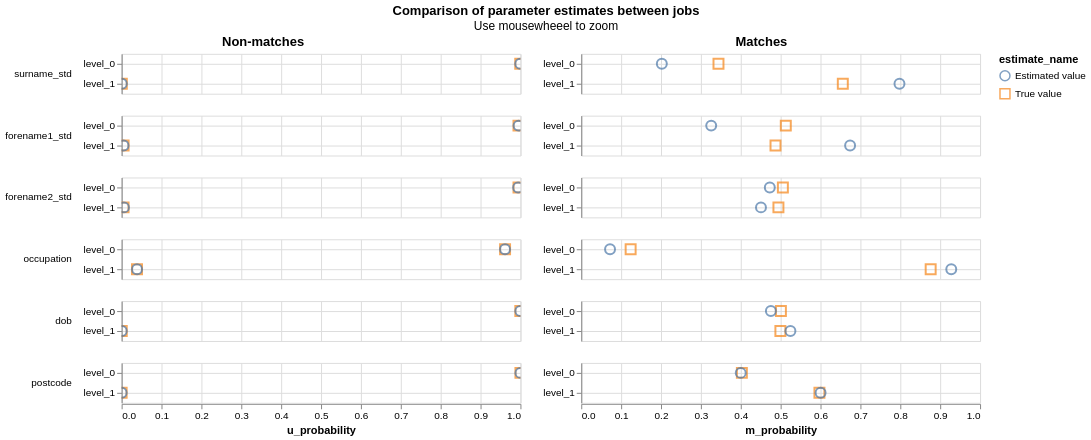

Express this chart as Vega-Lite.
### Vega-Lite specification from a JSON file in a GitHub repository (floating-point values rounded to 4 significant figures)
{"config": {"view": {"continuousWidth": 400, "continuousHeight": 300}, "title": {"anchor": "middle"}}, "hconcat": [{"mark": {"type": "point", "filled": false, "opacity": 0.7, "size": 100}, "encoding": {"color": {"type": "nominal", "field": "estimate_name"}, "row": {"type": "nominal", "field": "column_name", "header": {"labelAlign": "left", "labelAnchor": "middle", "labelAngle": 0}, "sort": {"field": "gamma_index"}, "title": null}, "shape": {"type": "nominal", "field": "estimate_name", "scale": {"range": ["circle", "square", "triangle", "diamond"]}}, "tooltip": [{"type": "nominal", "field": "column_name"}, {"type": "nominal", "field": "estimate_name"}, {"type": "quantitative", "field": "m_probability"}, {"type": "quantitative", "field": "u_probability"}], "x": {"type": "quantitative", "field": "u_probability", "scale": {"domain": [0, 1]}}, "y": {"type": "nominal", "axis": {"grid": true, "title": null}, "field": "level_name"}}, "resolve": {"scale": {"y": "independent"}}, "selection": {"selector076": {"type": "interval", "bind": "scales", "encodings": ["x", "y"]}}, "title": "Non-matches", "transform": [{"filter": "(datum.gamma_index !== 1000000)"}]}, {"mark": {"type": "point", "filled": false, "opacity": 0.7, "size": 100}, "encoding": {"color": {"type": "nominal", "field": "estimate_name"}, "row": {"type": "nominal", "field": "column_name", "header": {"labels": false}, "sort": {"field": "gamma_index"}, "title": null}, "shape": {"type": "nominal", "field": "estimate_name", "scale": {"range": ["circle", "square", "triangle", "diamond", "cross"]}}, "tooltip": [{"type": "nominal", "field": "column_name"}, {"type": "nominal", "field": "estimate_name"}, {"type": "quantitative", "field": "m_probability"}, {"type": "quantitative", "field": "u_probability"}], "x": {"type": "quantitative", "field": "m_probability", "scale": {"domain": [0, 1]}}, "y": {"type": "nominal", "axis": {"grid": true, "title": null}, "field": "level_name"}}, "resolve": {"scale": {"y": "independent"}}, "selection": {"selector076": {"type": "interval", "bind": "scales", "encodings": ["x", "y"]}}, "title": "Matches", "transform": [{"filter": "(datum.gamma_index !== 1000001)"}]}], "data": {"name": "data-4556ac712595c990cf3b07da753b0d42"}, "title": {"text": "Comparison of parameter estimates between jobs", "subtitle": "Use mousewheeel to zoom"}, "$schema": "https://vega.github.io/schema/vega-lite/v4.8.1.json", "datasets": {"data-4556ac712595c990cf3b07da753b0d42": [{"m_probability": 0.3441, "u_probability": 0.9995, "bayes_factor": 0.3443, "log2_bayes_factor": -1.538, "gamma_column_name": "gamma_surname_std", "level_name": "level_0", "gamma_index": 0, "column_name": "surname_std", "max_gamma_index": 1, "num_levels": 2, "level_proportion": null, "estimate_name": "True value"}, {"m_probability": 0.6559, "u_probability": 0.0004683, "bayes_factor": 1401.0, "log2_bayes_factor": 10.45, "gamma_column_name": "gamma_surname_std", "level_name": "level_1", "gamma_index": 1, "column_name": "surname_std", "max_gamma_index": 1, "num_levels": 2, "level_proportion": null, "estimate_name": "True value"}, {"m_probability": 0.2021, "u_probability": 0.9995, "bayes_factor": 0.2022, "log2_bayes_factor": -2.306, "gamma_column_name": "gamma_surname_std", "level_name": "level_0", "gamma_index": 0, "column_name": "surname_std", "max_gamma_index": 1, "num_levels": 2, "level_proportion": null, "estimate_name": "Estimated value"}, {"m_probability": 0.7979, "u_probability": 0.0004731, "bayes_factor": 1687.0, "log2_bayes_factor": 10.72, "gamma_column_name": "gamma_surname_std", "level_name": "level_1", "gamma_index": 1, "column_name": "surname_std", "max_gamma_index": 1, "num_levels": 2, "level_proportion": null, "estimate_name": "Estimated value"}, {"m_probability": 0.5129, "u_probability": 0.9951, "bayes_factor": 0.5154, "log2_bayes_factor": -0.9562, "gamma_column_name": "gamma_forename1_std", "level_name": "level_0", "gamma_index": 0, "column_name": "forename1_std", "max_gamma_index": 1, "num_levels": 2, "level_proportion": null, "estimate_name": "True value"}, {"m_probability": 0.4871, "u_probability": 0.004899, "bayes_factor": 99.43, "log2_bayes_factor": 6.636, "gamma_column_name": "gamma_forename1_std", "level_name": "level_1", "gamma_index": 1, "column_name": "forename1_std", "max_gamma_index": 1, "num_levels": 2, "level_proportion": null, "estimate_name": "True value"}, {"m_probability": 0.3259, "u_probability": 0.9952, "bayes_factor": 0.3274, "log2_bayes_factor": -1.611, "gamma_column_name": "gamma_forename1_std", "level_name": "level_0", "gamma_index": 0, "column_name": "forename1_std", "max_gamma_index": 1, "num_levels": 2, "level_proportion": null, "estimate_name": "Estimated value"}, {"m_probability": 0.6741, "u_probability": 0.004772, "bayes_factor": 141.3, "log2_bayes_factor": 7.142, "gamma_column_name": "gamma_forename1_std", "level_name": "level_1", "gamma_index": 1, "column_name": "forename1_std", "max_gamma_index": 1, "num_levels": 2, "level_proportion": null, "estimate_name": "Estimated value"}, {"m_probability": 0.5056, "u_probability": 0.9952, "bayes_factor": 0.508, "log2_bayes_factor": -0.977, "gamma_column_name": "gamma_forename2_std", "level_name": "level_0", "gamma_index": 0, "column_name": "forename2_std", "max_gamma_index": 1, "num_levels": 2, "level_proportion": null, "estimate_name": "True value"}, {"m_probability": 0.4944, "u_probability": 0.004848, "bayes_factor": 102.0, "log2_bayes_factor": 6.672, "gamma_column_name": "gamma_forename2_std", "level_name": "level_1", "gamma_index": 1, "column_name": "forename2_std", "max_gamma_index": 1, "num_levels": 2, "level_proportion": null, "estimate_name": "True value"}, {"m_probability": 0.4728, "u_probability": 0.9942, "bayes_factor": 0.4756, "log2_bayes_factor": -1.072, "gamma_column_name": "gamma_forename2_std", "level_name": "level_0", "gamma_index": 0, "column_name": "forename2_std", "max_gamma_index": 1, "num_levels": 2, "level_proportion": null, "estimate_name": "Estimated value"}, {"m_probability": 0.4507, "u_probability": 0.005796, "bayes_factor": 77.75, "log2_bayes_factor": 6.281, "gamma_column_name": "gamma_forename2_std", "level_name": "level_1", "gamma_index": 1, "column_name": "forename2_std", "max_gamma_index": 1, "num_levels": 2, "level_proportion": null, "estimate_name": "Estimated value"}, {"m_probability": 0.1238, "u_probability": 0.9615, "bayes_factor": 0.1288, "log2_bayes_factor": -2.957, "gamma_column_name": "gamma_occupation", "level_name": "level_0", "gamma_index": 0, "column_name": "occupation", "max_gamma_index": 1, "num_levels": 2, "level_proportion": null, "estimate_name": "True value"}, {"m_probability": 0.8762, "u_probability": 0.03851, "bayes_factor": 22.75, "log2_bayes_factor": 4.508, "gamma_column_name": "gamma_occupation", "level_name": "level_1", "gamma_index": 1, "column_name": "occupation", "max_gamma_index": 1, "num_levels": 2, "level_proportion": null, "estimate_name": "True value"}, {"m_probability": 0.07218, "u_probability": 0.9614, "bayes_factor": 0.07507, "log2_bayes_factor": -3.736, "gamma_column_name": "gamma_occupation", "level_name": "level_0", "gamma_index": 0, "column_name": "occupation", "max_gamma_index": 1, "num_levels": 2, "level_proportion": null, "estimate_name": "Estimated value"}, {"m_probability": 0.9278, "u_probability": 0.03859, "bayes_factor": 24.04, "log2_bayes_factor": 4.587, "gamma_column_name": "gamma_occupation", "level_name": "level_1", "gamma_index": 1, "column_name": "occupation", "max_gamma_index": 1, "num_levels": 2, "level_proportion": null, "estimate_name": "Estimated value"}, {"m_probability": 0.5006, "u_probability": 0.9997, "bayes_factor": 0.5008, "log2_bayes_factor": -0.9977, "gamma_column_name": "gamma_dob", "level_name": "level_0", "gamma_index": 0, "column_name": "dob", "max_gamma_index": 1, "num_levels": 2, "level_proportion": null, "estimate_name": "True value"}, {"m_probability": 0.4994, "u_probability": 0.0003163, "bayes_factor": 1579.0, "log2_bayes_factor": 10.62, "gamma_column_name": "gamma_dob", "level_name": "level_1", "gamma_index": 1, "column_name": "dob", "max_gamma_index": 1, "num_levels": 2, "level_proportion": null, "estimate_name": "True value"}, {"m_probability": 0.4755, "u_probability": 0.9997, "bayes_factor": 0.4756, "log2_bayes_factor": -1.072, "gamma_column_name": "gamma_dob", "level_name": "level_0", "gamma_index": 0, "column_name": "dob", "max_gamma_index": 1, "num_levels": 2, "level_proportion": null, "estimate_name": "Estimated value"}, {"m_probability": 0.5245, "u_probability": 0.0002827, "bayes_factor": 1855.0, "log2_bayes_factor": 10.86, "gamma_column_name": "gamma_dob", "level_name": "level_1", "gamma_index": 1, "column_name": "dob", "max_gamma_index": 1, "num_levels": 2, "level_proportion": null, "estimate_name": "Estimated value"}, {"m_probability": 0.4028, "u_probability": 1.0, "bayes_factor": 0.4028, "log2_bayes_factor": -1.312, "gamma_column_name": "gamma_postcode", "level_name": "level_0", "gamma_index": 0, "column_name": "postcode", "max_gamma_index": 1, "num_levels": 2, "level_proportion": null, "estimate_name": "True value"}, {"m_probability": 0.5972, "u_probability": 1.6e-05, "bayes_factor": 37330.0, "log2_bayes_factor": 15.19, "gamma_column_name": "gamma_postcode", "level_name": "level_1", "gamma_index": 1, "column_name": "postcode", "max_gamma_index": 1, "num_levels": 2, "level_proportion": null, "estimate_name": "True value"}, {"m_probability": 0.3999, "u_probability": 1.0, "bayes_factor": 0.3999, "log2_bayes_factor": -1.322, "gamma_column_name": "gamma_postcode", "level_name": "level_0", "gamma_index": 0, "column_name": "postcode", "max_gamma_index": 1, "num_levels": 2, "level_proportion": null, "estimate_name": "Estimated value"}, {"m_probability": 0.6001, "u_probability": 1.688e-05, "bayes_factor": 35550.0, "log2_bayes_factor": 15.12, "gamma_column_name": "gamma_postcode", "level_name": "level_1", "gamma_index": 1, "column_name": "postcode", "max_gamma_index": 1, "num_levels": 2, "level_proportion": null, "estimate_name": "Estimated value"}]}}
